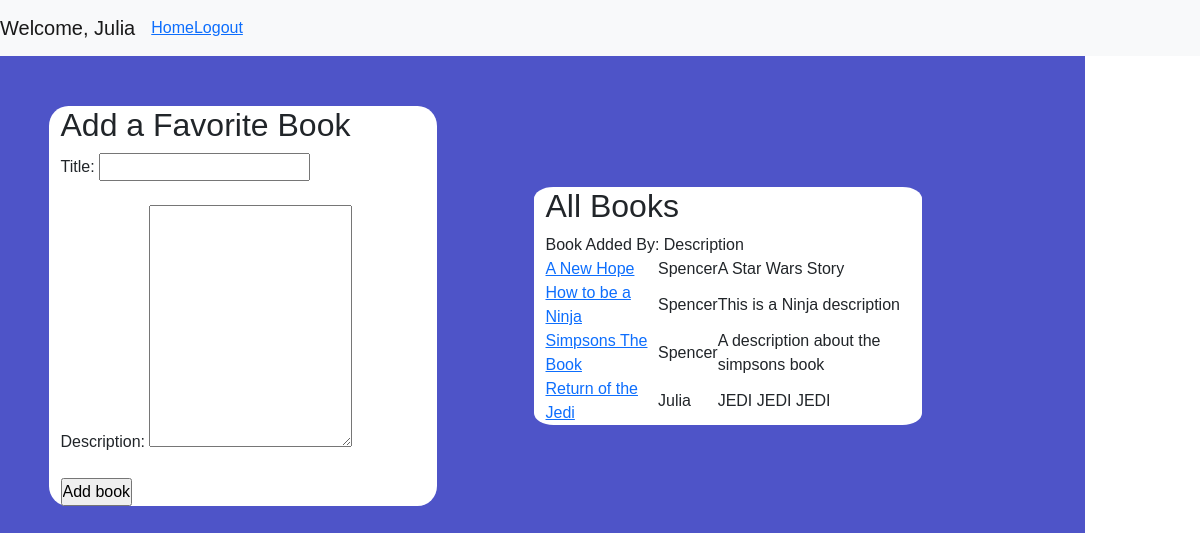
Page /books/ (signed in) on the committed database.
### fav_books_app/models.py (models this page shows)
class User(models.Model):
    first_name = models.CharField(max_length=255)
    last_name = models.CharField(max_length=255)
    email = models.CharField(max_length=255)
    password = models.CharField(max_length=255)
    created_at = models.DateTimeField(auto_now_add=True)
    updated_at = models.DateTimeField(auto_now=True)
    objects = UserManager()

class Book(models.Model):
    title = models.CharField(max_length=45)
    description = models.CharField(max_length=255)
    uploaded_by = models.ForeignKey(User, related_name = 'books_uploaded', on_delete=models.CASCADE)
    users_who_like = models.ManyToManyField(User, related_name = 'liked_books')
    created_at = models.DateTimeField(auto_now_add=True)
    updated_at = models.DateTimeField(auto_now=True)
    objects = BookManager()

### fav_books_app/views.py (the view)
# urls.py: path('books/', views.books),
def books(request):
    if 'user_id' not in request.session:
        return redirect('/')
    user = User.objects.get(id = request.session['user_id']) #creates a variable 'user' to access user_id through session, then passes into context
    context = {
        'user': user,
        'books': Book.objects.all()
    }
    return render(request, 'books.html', context)

### fav_books_app/templates/books.html (shortened to what this page needs)
<!DOCTYPE html>
<html lang="en">
<head>
    <link href="https://cdn.jsdelivr.net/npm/bootstrap@5.0.1/dist/css/bootstrap.min.css" rel="stylesheet">
    {% load static %}
    <link rel="stylesheet" href="{% static 'css/style.css' %}">
</head>
<body>
    <div id="header">
        {% block header %}
        <nav class="navbar navbar-expand-lg navbar-light bg-light">
            <a class="navbar-brand" href="/books">Welcome, {{user.first_name}}</a>
            <a href="/books">Home</a>
            <a href="/logout/">Logout</a>
            </div>
        {% endblock %}
    <div id="main">
        <div class="area">
            <ul class="circles">
            </ul>
        </div>
        <div class="container">
            <h2>Add a Favorite Book</h2>
            <form action="/create/{{user.id}}" method="POST">
            <label for="title">Title:</label>
            <input type="text" name="title">
            <br><br>
            <label for="description">Description:</label>
            <textarea name="description" cols="20" rows="10"></textarea>
            <br><br>
            <input type="submit" value="Add book">
            </form>
        </div>
        <div class="container">
            <table>
            <thead><h2>All Books</h2></thead>
            {% for book in books %}
            <tr>
            <td><a href="/books/{{book.id}}">{{ book.title }}</a></td>
            <td>{{book.uploaded_by.first_name}}</td>
            <td>{{book.description}}</td>
            </tr>
            {% endfor %}
            </table>
        </div>
    </div>
</body>
</html>

### fav_books_app/static/css/style.css (style rules this page uses)
#main { display: flex; justify-content: center; align-items: center; width: 970px; height: 500px; }
#header { display: block; background-color: lightseagreen; text-align: center; justify-content: space-between; }
.container { margin: 5%; width: 60%; border-radius: 5%; background-color: white; }
* { margin: 0px; padding: 0px; }
body { font-family: 'Exo', sans-serif; }
.area { background: #4e54c8; background: -webkit-linear-gradient(to left, #8f94fb, #4e54c8); width: 100%; height:100vh; position: absolute; z-index: -1; }
.circles { position: absolute; top: 0; left: 0; width: 100%; height: 100%; overflow: hidden; }

### rows in the picture
User: first_name "Julia"
Book: title "A New Hope", uploaded_by.first_name "Spencer", description "A Star Wars Story"
Book: title "How to be a Ninja", uploaded_by.first_name "Spencer", description "This is a Ninja description"
Book: title "Simpsons The Book", uploaded_by.first_name "Spencer", description "A description about the simpsons book"
Book: title "Return of the Jedi", uploaded_by.first_name "Julia", description "JEDI JEDI JEDI"
